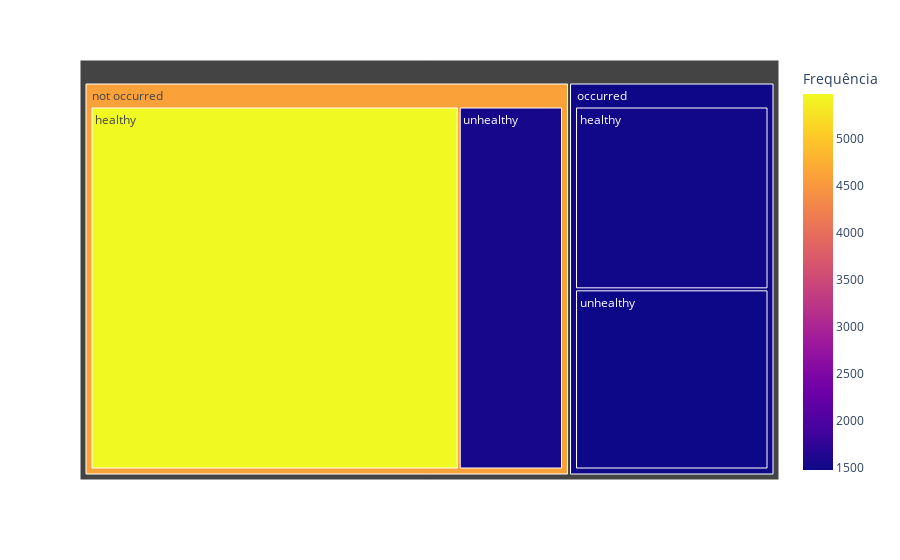

The notebook cell saved with this chart:
### Code cell
aux1 = df3[["heart_disease", "stroke"]].value_counts().reset_index()
aux1.columns = ["heart_disease", "stroke", "count"]

fig = px.treemap(aux1, 
                 path=["stroke", "heart_disease"],
                 values="count", 
                 color="count", 
                 color_discrete_map={"healthy": "red", "unhealthy": "lightcoral"})
fig.update_layout(coloraxis_colorbar=dict(title="Frequência"))
fig.show()

### Figure 1 — Plotly figure (JSON) as saved in the notebook; plotly's stock layout.template omitted (floating-point values rounded to 4 significant figures)
{"data": [{"branchvalues": "total", "customdata": [[5472], [1500], [1550], [1478], [4606.0], [1489.0]], "domain": {"x": [0, 1], "y": [0, 1]}, "hovertemplate": "labels=%{label}<br>count_sum=%{value}<br>parent=%{parent}<br>id=%{id}<br>count=%{color}<extra></extra>", "ids": ["not occurred/healthy", "occurred/healthy", "not occurred/unhealthy", "occurred/unhealthy", "not occurred", "occurred"], "labels": ["healthy", "healthy", "unhealthy", "unhealthy", "not occurred", "occurred"], "marker": {"coloraxis": "coloraxis", "colors": [5472, 1500, 1550, 1478, 4606.0, 1489.0]}, "name": "", "parents": ["not occurred", "occurred", "not occurred", "occurred", "", ""], "type": "treemap", "values": [5472, 1500, 1550, 1478, 7022, 2978]}], "layout": {"autosize": true, "coloraxis": {"colorbar": {"title": {"text": "Frequência"}}, "colorscale": [[0, "#0d0887"], [0.1111, "#46039f"], [0.2222, "#7201a8"], [0.3333, "#9c179e"], [0.4444, "#bd3786"], [0.5556, "#d8576b"], [0.6667, "#ed7953"], [0.7778, "#fb9f3a"], [0.8889, "#fdca26"], [1, "#f0f921"]]}, "legend": {"tracegroupgap": 0}, "margin": {"t": 60}}}
